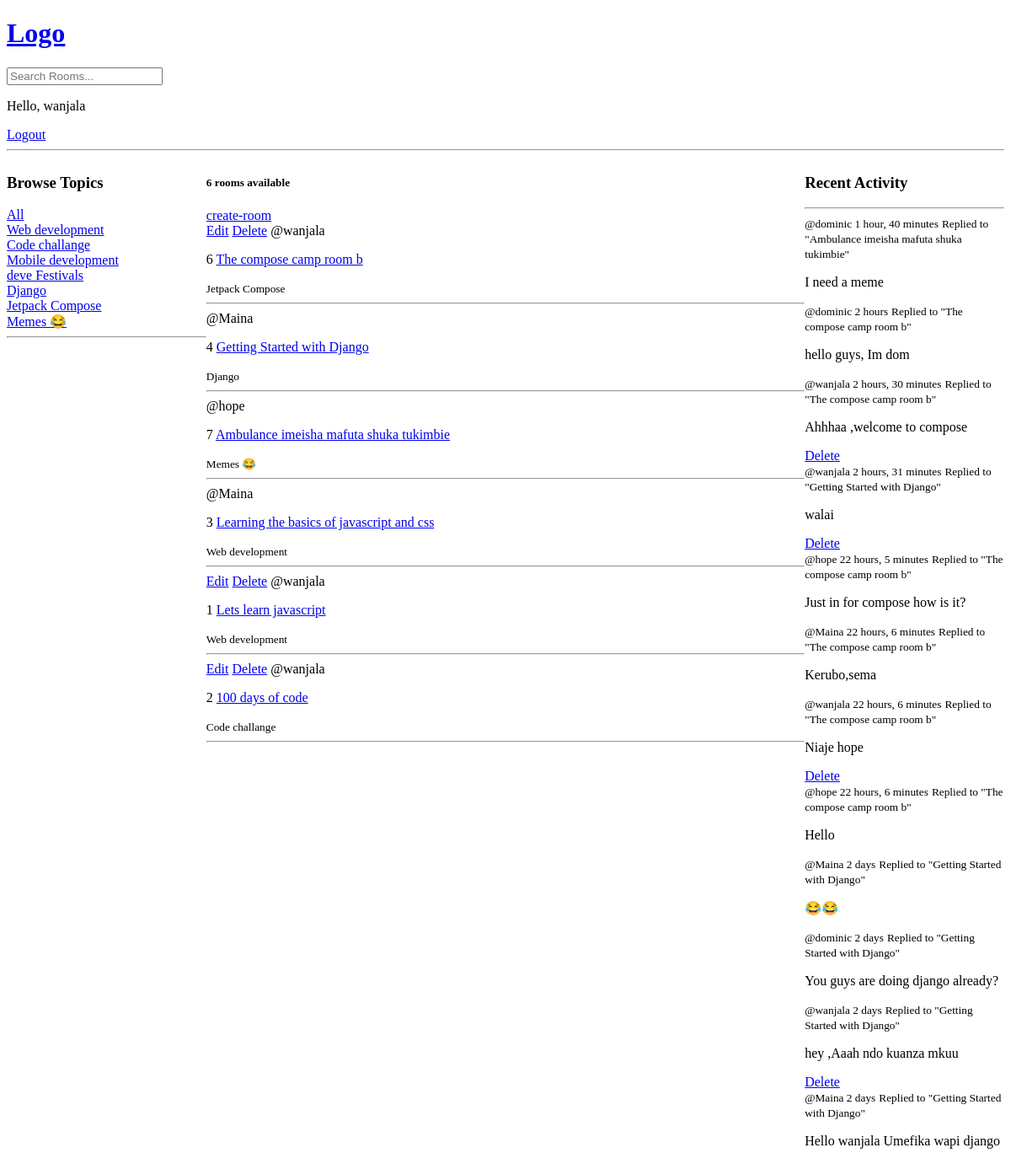
The app's page / (signed in), older data.
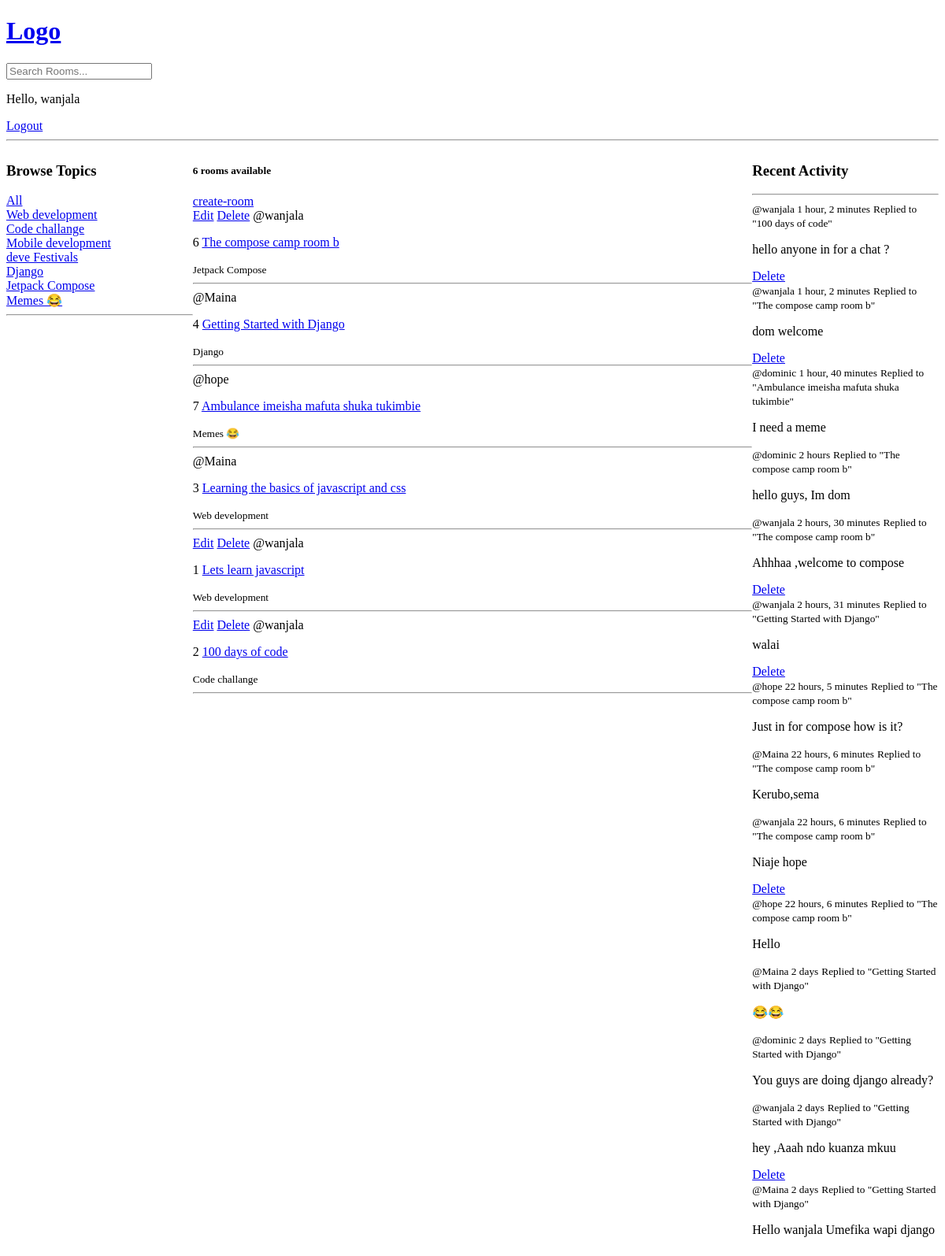
The same page, newer data.
### base/models.py (models this page shows, shortened)
class Topic(models.Model):
    name = models.CharField(max_length=200)

class Room(models.Model):
    host = models.ForeignKey(User, on_delete=models.SET_NULL, null=True)
    topic = models.ForeignKey(Topic, on_delete=models.SET_NULL, null=True)
    name = models.CharField(max_length=100)
    description = models.TextField(null=True, blank=True)
    participants = models.ManyToManyField(User, related_name='participants', blank=True)
    updated = models.DateTimeField(auto_now=True)
    created = models.DateTimeField(auto_now_add=True)
    def __str__(self):
        return self.name
    class Meta:
        ordering = ['-updated', 'created']

class Message(models.Model):
    user = models.ForeignKey(User, on_delete=models.CASCADE)
    room = models.ForeignKey(Room, on_delete=models.CASCADE)
    body = models.TextField()
    updated = models.DateTimeField(auto_now=True)
    created = models.DateTimeField(auto_now_add=True)
    def __str__(self):
        return self.body[0:50]
    class Meta:
        ordering = ['-updated', 'created']

### base/views.py (the view)
# urls.py: 2. Add a URL to urlpatterns:  path('', views.home, name='home')
def home(request):
    q = request.GET.get('q') if request.GET.get('q') is not None else ''
    rooms = Room.objects.filter(
        Q(topic__name__icontains=q) | Q(name__icontains=q)
        | Q(description__icontains=q))
    topics = Topic.objects.all()
    room_count = rooms.count()
    room_messages = Message.objects.filter(Q(room__topic__name__icontains=q))
    context = {'rooms': rooms, 'topics': topics, 'room_count': room_count, 'room_messages': room_messages}
    return render(request, template_name="base/home.html", context=context)

### base/templates/base/home.html (shortened to what this page needs)
{% extends 'main.html' %}
{% block content %}
    <div class="home-container">
        <div>
            <h3>Browse Topics</h3>
            <div>
                <a href="{% url 'home' %}">All</a>
            </div>
            {% for topic in topics %}
                <div>
                    <a href="{% url 'home' %}?q={{ topic.name }}">{{ topic.name }}</a>
                </div>
            {% endfor %}
            <hr>
        </div>
        <div>
            <h5>{{ room_count }} rooms available</h5>
            <a href="{% url 'create-room' %}">create-room</a>
            <div>
                {% for room in rooms %}
                    {% if request.user == room.host %}
                        <a href="{% url 'update-room' room.id %}">Edit</a>
                        <a href="{% url 'delete-room' room.id %}">Delete</a>
                    {% endif %}
                    <span>@{{ room.host.username }}</span>
                    <p>{{ room.id }} <a href="{% url 'room' room.id %}">{{ room.name }}</a></p>
                    <small>{{ room.topic.name }}</small>
                    <hr>
                {% endfor %}
            </div>
        </div>
        <div>
            <h3>Recent Activity</h3>
            <hr>
            {% for room_message in room_messages %}
                <div>
                    <small>@{{ room_message.user }} {{ room_message.created|timesince }}</small>
                    <small>Replied to "{{ room_message.room }}" </small>
                    <p>{{ room_message }}</p>
                 {% if request.user == room_message.user %}
                            <a href="{% url 'delete-message' room_message.id %}">Delete</a>
                        {% endif %}
                </div>
            {% endfor %}
        </div>
    </div>
{% endblock %}

Row changes from the older to the newer data that the page shows:
added Message: user "wanjala", created "1 hour, 2 minutes", room "100 days of code", body "hello anyone in for a chat ?", shows "Delete"
added Message: user "wanjala", created "1 hour, 2 minutes", room "The compose camp room b", body "dom welcome", shows "Delete"
